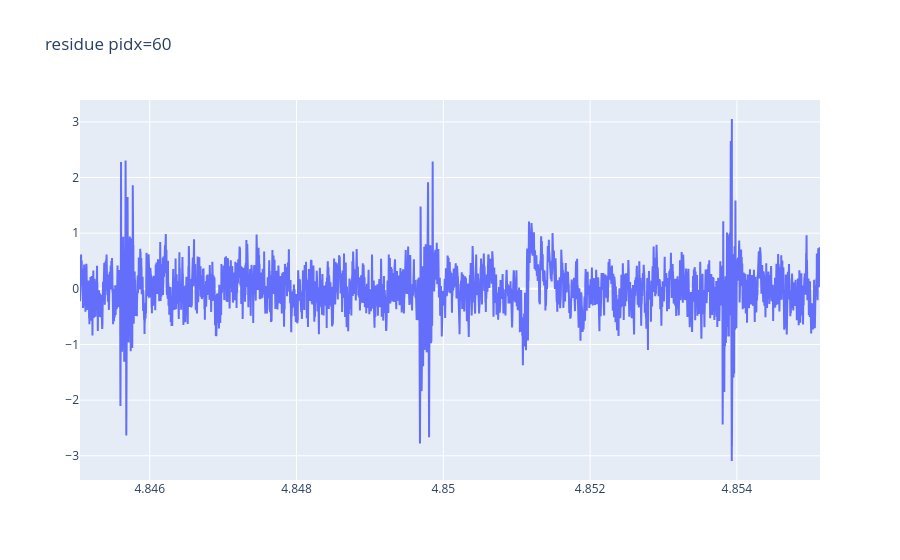
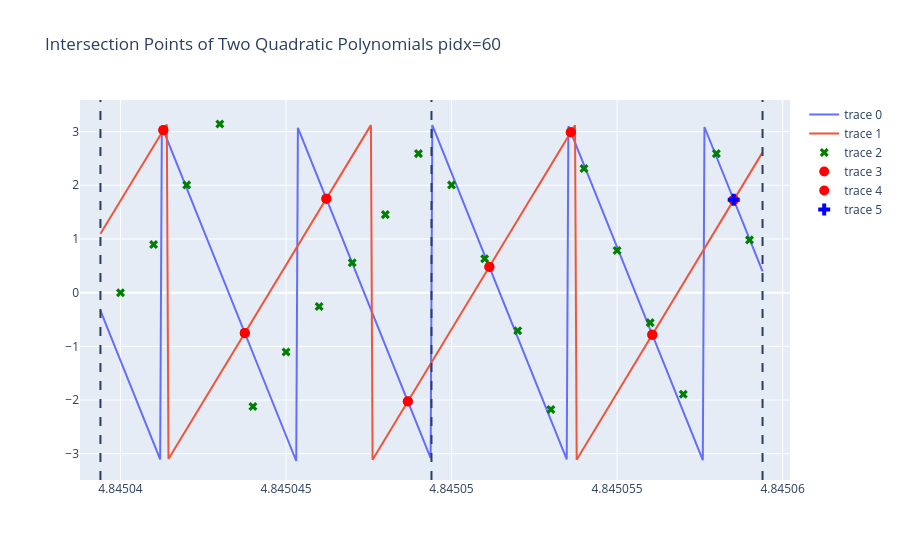
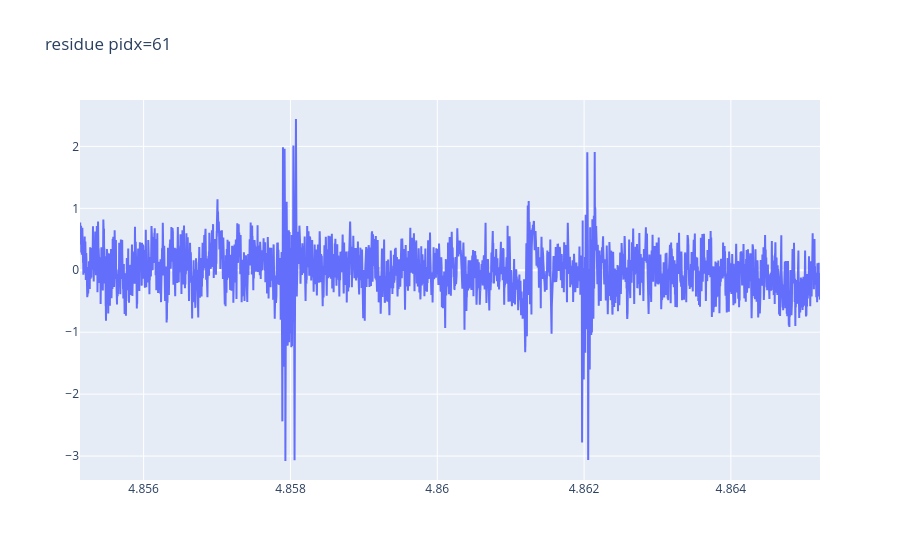
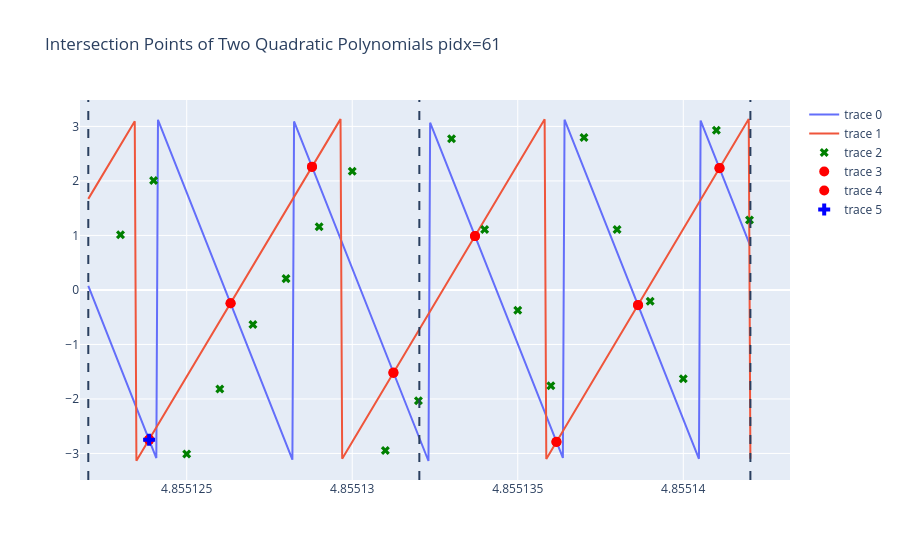

The code cell stored with these charts, in order, in its notebook:
### Markdown cell above
### Construct curves for the 2 codes, still using only coeff_time and estcoef

- now compute curves based on the code from previous block

### Code cell
coef_f = estcoefs[0].copy()
# coef_f[-1] -= 16 # coef is also changing with time
coef_t = coeff_time3
codes[Config.preamble_len] = 8
codes[Config.preamble_len + 1] = 16 ## TODO
pidx_delta = 0.75
betai = Config.bw / ((2 ** Config.sf) / Config.bw) * xp.pi # frequency slope to phase 2d slope, *pi

for pidx in range(Config.total_len):
 
    code = codes[pidx]
    if pidx >= Config.sfdend:
        cfo_start = xp.polyval(coef_f, pidx - pidx_delta)
    else:
        cfo_start = xp.polyval(coef_f, pidx)

    bw_start = Config.bw * (1 + cfo_start / Config.sig_freq)

    if True:# pidx >= Config.sfdend:
        tstart_delta = - 1 / bw_start
    else:
        tstart_delta = 0.0

    if pidx >= Config.sfdend:
        tstart = xp.polyval(coef_t, pidx - pidx_delta) 
    else:
        tstart = xp.polyval(coef_t, pidx)
    if pidx >= Config.sfdend - 1: 
        tend = xp.polyval(coef_t, pidx + 1 - pidx_delta) 
    else:
        tend = xp.polyval(coef_t, pidx + 1)

    if pidx >= Config.sfdpos and pidx < Config.sfdend:
        coef1_x2 = - betai * (1 + 2 * cfo_start / Config.sig_freq) # coef1_x2 = bw * pi
        coef1_x = 2 * xp.pi * (xp.polyval(coef_f, pidx) + bw_start * (code / Config.n_classes + 0.5)) - tstart * 2 * coef1_x2 # freq at tstart = polyval(coef_f, pidx) - bw_start/2 + bw_start * (code / 2^sf-0.5)
    else:
        coef1_x2 = betai * (1 + 2 * cfo_start / Config.sig_freq) # coef1_x2 = bw * pi
        coef1_x = 2 * xp.pi * (xp.polyval(coef_f, pidx) + bw_start * (code / Config.n_classes - 0.5)) - tstart * 2 * coef1_x2 # freq at tstart = polyval(coef_f, pidx) - bw_start/2 + bw_start * (code / 2^sf-0.5)
    coef1 = xp.array([to_scalar(coef1_x2), to_scalar(coef1_x), 0])
    coef1_const = xp.polyval(coef1, tstart + tstart_delta) - xp.polyval(coeffitlist[1, pidx - 1], tstart + tstart_delta)
    coef1[2] -= coef1_const
    coeffitlist[0, pidx] = coef1 # continuing the last phase in coeffitlist
    
    # 2nd part
    # freq at tstart = polyval(coef_f, pidx) - bw_start/2 + bw_start * (code / 2^sf-0.5) - bw_start
    if pidx in range(Config.preamble_len, Config.sfdpos) or pidx >= Config.sfdend:
        if pidx >= Config.sfdend:
            tjump = xp.polyval(coef_t, pidx + 1 - code / Config.n_classes - pidx_delta)
        else:
            tjump = xp.polyval(coef_t, pidx + 1 - code / Config.n_classes)
        cfo_jump = xp.polyval(coef_f, pidx + 1 - code / Config.n_classes)
        bw_jump = Config.bw * (1 + cfo_jump / Config.sig_freq)
        coef2_x2 = coef1_x2 
        coef2_x = coef1_x - 2 * xp.pi * bw_start # 2ax+b=differential b=differential - 2 * coef1_x2 * time
        coef2 = xp.array([to_scalar(coef1_x2), to_scalar(coef2_x), 0])

        assert tstart < tjump < tend, f"{pidx=} {tstart=} {tjump=} {tend=}"
        coef2_const = xp.polyval(coef2, tjump) - xp.polyval(coeffitlist[0, pidx], tjump)
        coef2[2] -= coef2_const
        coeffitlist[1, pidx] = coef2
    else:
        coeffitlist[1, pidx] = coeffitlist[0, pidx]
        # coeffitlist[1, pidx, 0] = 0
        # coeffitlist[1, pidx, 1] = 0
        # coeffitlist[1, pidx, 2] = xp.polyval(coeffitlist[0, pidx], tend) # keep continuous phase

    # print(pidx, xp.polyval(coeffitlist[0, pidx], tstart))
    # print(pidx, xp.polyval(coeffitlist[1, pidx], tend))


    if pidx < Config.sfdend:
        x1 = math.ceil(xp.polyval(coef_t, pidx) * Config.fs)
        x2 = math.ceil(xp.polyval(coef_t, pidx + 1) * Config.fs)
        x3 = math.ceil(xp.polyval(coef_t, pidx + (1 - code / 2 ** Config.sf)) * Config.fs)
    else:
        x1 = math.ceil(xp.polyval(coef_t, pidx - pidx_delta) * Config.fs)
        x2 = math.ceil(xp.polyval(coef_t, pidx + 1 - pidx_delta) * Config.fs)
        x3 = math.ceil(xp.polyval(coef_t, pidx + (1 - code / 2 ** Config.sf) - pidx_delta) * Config.fs)
    if pidx == Config.sfdend - 1:
        x1 = math.ceil(xp.polyval(coef_t, pidx) * Config.fs)
        x2 = math.ceil(xp.polyval(coef_t, pidx + 1 - pidx_delta) * Config.fs)
        x3 = x2
        
    nsymbr1 = xp.arange(x1, x3)
    tsymbr1 = nsymbr1 / Config.fs
    sig1 = reader.get(x1, x3 - x1)
    res1 = sig1.dot(xp.exp(-1j * xp.polyval(coef1, tsymbr1)) )

    codephase[pidx] = xp.angle(res1)
    powers[pidx] = xp.abs(res1) / xp.sum(xp.abs(sig1))
    # print(f"{pidx=} 1st part {code=} {xp.angle(res1)=} pow={xp.abs(res1)/xp.sum(xp.abs(sig1))}")
    # if pidx in [0, 120, 239, 242, 243, 244]:
    if False:# pidx == Config.sfdend - 1:
        pltfig1(tsymbr1, xp.angle(sig1 * xp.exp(-1j * xp.polyval(coef1, tsymbr1))), title=f"residue {pidx=}").show()

        pltfig((
            (tsymbr1, xp.unwrap(xp.angle(sig1))), 
            (tsymbr1, xp.polyval(coef1, tsymbr1) - xp.polyval(coef1, tsymbr1[0]) + xp.angle(sig1[0])),
            ),
            title=f"preamble code {pidx=} {code=} fit curve coef1").show()


        pltfig1(tsymbr1, xp.polyval(coef1, tsymbr1) - xp.polyval(coef1, tsymbr1[0]) + xp.angle(sig1[0]) - xp.unwrap(xp.angle(sig1)),
                 title=f"preamble code {pidx=} {code=} fit curve coef1").show()

    
    if pidx in range(Config.preamble_len, Config.sfdpos) or pidx >= Config.sfdend:
        nsymbr2 = xp.arange(x3, x2)
        tsymbr2 = nsymbr2 / Config.fs
        sig2 = reader.get(x3, x2 - x3)
        res2 = sig2.dot(xp.exp(-1j * xp.polyval(coef2, tsymbr2)) )
        codephase_secondary[pidx] = wrap(xp.angle(res1) - xp.angle(res2))
        powers[pidx] = (xp.abs(res1) + xp.abs(res2)) / (xp.sum(xp.abs(sig1)) + xp.sum(xp.abs(sig2)))

        tsymbrA = xp.arange(x1, x2) / Config.fs
        sigA = reader.get(x1, x2 - x1)
        # print(f"{pidx=} 2nd part {code=} {xp.angle(res2)=} pow={xp.abs(res2)/xp.sum(xp.abs(sig2))}")

        # if pidx in [240, 241] or pidx in range(Config.sfdend, Config.sfdend + 2):
        if False:#pidx in range(Config.sfdend, Config.sfdend + 3):
            pltfig1(tsymbr1, xp.angle(sig1 * xp.exp(-1j * xp.polyval(coef1, tsymbr1))), title=f"residue {pidx=}").show()
            pltfig(((tsymbr1, xp.angle(sig1 * xp.exp(-1j * xp.polyval(coef1, tsymbr1)))),
                (tsymbr2, xp.angle(sig2 * xp.exp(-1j * xp.polyval(coef2, tsymbr2))))), title=f"residue {pidx=}").show()

            pltfig((
                (tsymbrA, xp.unwrap(xp.angle(sigA))), 
                (tsymbr1, xp.polyval(coef1, tsymbr1) - xp.polyval(coef1, tsymbr1[0]) + xp.angle(sig1[0])),
                (tsymbr2, xp.polyval(coef2, tsymbr2) - xp.polyval(coef1, tsymbr1[0]) + xp.angle(sig1[0])),
                ),
                title=f"preamble code {pidx=} {code=} fit curve coef1").show()


            # pltfig((
            #     (tsymbr1, xp.polyval(coef1, tsymbr1) - xp.polyval(coef1, tsymbr1[0]) + xp.angle(sig1[0]) - xp.unwrap(xp.angle(sigA))[:len(tsymbr1)]),
            #     (tsymbr2, xp.polyval(coef2, tsymbr2) - xp.polyval(coef2, tjump) + xp.polyval(coef1, tjump) - xp.polyval(coef1, tsymbr1[0]) + xp.angle(sig1[0]) - xp.unwrap(xp.angle(sigA))[len(tsymbr1):]),
            #     ),
            #     title=f"preamble code {pidx=} {code=} fit curve coef1").show()
    if True:# pidx >= Config.sfdend - 1:
        coeffitlist[0, pidx, 2] += xp.angle(res1)
        if pidx >= Config.sfdend:
            coeffitlist[1, pidx, 2] += xp.angle(res2)
            # print(f"Adjusting phase offset at {pidx=}: {xp.angle(res1)} {xp.angle(res2)} {xp.angle(sig1.dot(xp.exp(-1j * xp.polyval(coeffitlist[0, pidx], tsymbr1))) )}, {xp.angle(sig2.dot(xp.exp(-1j * xp.polyval(coeffitlist[1, pidx], tsymbr2)) ))}")
        # else:
                # if pidx >= Config.sfdend + 1 and pidx < Config.sfdend + 20:
        # selected = find_intersections(coeffitlist[0, pidx], coeffitlist[1, pidx - 1], xp.polyval(coef_t, pidx - pidx_delta), reader, 1e-5, pidx, draw=True)
    if pidx >= 60 and pidx < 70:
        print(f"Adjusting phase offset at {pidx=}: {xp.angle(res1)} {xp.angle(sig1[-1].dot(xp.exp(-1j * xp.polyval(coeffitlist[0, pidx], tsymbr1[-1]))) )} {wrap(xp.angle(sig1[-1]) - xp.polyval(coeffitlist[0, pidx], tsymbr1[-1]))}")
        pltfig1(tsymbr1, xp.angle(sig1 * xp.exp(-1j * xp.polyval(coeffitlist[0, pidx], tsymbr1))), title=f"residue {pidx=}").show()
        selected = find_intersections(coeffitlist[0, pidx], coeffitlist[1, pidx - 1], xp.polyval(coef_t, pidx), reader, 1e-5, pidx, draw=True)
        epsilon = 1e-5
        tstart2 = xp.polyval(coef_t, pidx)
        coefa = coeffitlist[0, pidx]
        coefb = coeffitlist[1, pidx - 1]
        x_min = tstart2 - epsilon
        x_max = tstart2 + epsilon

        # Compute the difference polynomial coefa - coefb
        poly_diff = xp.polysub(coefa, coefb)

        # The difference polynomial is also a quadratic: poly_diff(x) = ax^2 + bx + c
        a, b, c = poly_diff

        # Find the vertex of the difference polynomial, if it exists within the range
        if a != 0:
            x_vertex = -b / (2 * a)
            y_vertex = xp.polyval(poly_diff, x_vertex)
        else:  # The difference is a linear function
            x_vertex = None
            y_vertex = None
        y_min_bound = xp.polyval(poly_diff, x_min)
        y_max_bound = xp.polyval(poly_diff, x_max)

        # Determine the range of y-values for the difference polynomial within [x_min, x_max]
        y_values = [y_min_bound, y_max_bound]
        if x_vertex is not None and x_min <= x_vertex <= x_max:
            y_values.append(y_vertex)

        y_lower = min(y_values)
        y_upper = max(y_values)

        n_min = ceil((y_lower - xp.pi) / (2 * xp.pi))
        n_max = floor((y_upper - xp.pi) / (2 * xp.pi))

        nrange = xp.arange(int(n_min), int(n_max) + 1) * 2 * xp.pi
        print(f"n_min={n_min} n_max={n_max}")

pltfig(((xp.arange(Config.total_len), xp.unwrap(codephase[:Config.total_len])), (xp.arange(Config.preamble_len, Config.total_len), xp.unwrap(codephase_secondary[Config.preamble_len : Config.total_len]))), title="preamble+data unwrap phase").show()
pltfig1(xp.arange(Config.total_len ), powers[:Config.total_len ], title="preamble+data powers").show()
pltfig1(None, codes, title="preamble+data codes").show()

coefdiff = xp.zeros((Config.total_len,), dtype=xp.float64)
for pidx in range(1, Config.total_len):
    coefdiff[pidx] = (xp.unwrap(codephase[:Config.total_len])[pidx] - xp.unwrap(codephase[:Config.total_len])[pidx - 1]) / (xp.polyval(coeff_time_final, pidx) - xp.polyval(coeff_time_final, pidx - 1)) / (2 * xp.pi)
line_coef = xp.polyfit(xp.arange(Config.preamble_len // 2, Config.total_len), coefdiff[Config.preamble_len // 2 :], 3)
pltfig(((xp.arange(Config.total_len), coefdiff), (xp.arange(Config.total_len), xp.polyval(line_coef, xp.arange(Config.total_len)))), title="coefdiff").show()
# for pidx in range(Config.preamble_len, Config.total_len):
#     coefdiff[pidx] = xp.polyval(line_coef, pidx)

### Figure 1 — Plotly figure (JSON) as saved in the notebook; plotly's stock layout.template omitted (floating-point values rounded to 4 significant figures; data arrays with more than 128 entries replaced by an {"elided": "..."} marker saying what was removed)
{"data": [{"mode": "lines", "type": "scatter", "x": {"elided": "10083 float values"}, "y": {"elided": "10083 float values"}}], "layout": {"title": {"text": "residue pidx=60"}}}

### Figure 2 — Plotly figure (JSON) as saved in the notebook; plotly's stock layout.template omitted (floating-point values rounded to 4 significant figures; data arrays with more than 128 entries replaced by an {"elided": "..."} marker saying what was removed)
{"data": [{"mode": "lines", "type": "scatter", "x": {"elided": "400 float values"}, "y": {"elided": "400 float values"}}, {"mode": "lines", "type": "scatter", "x": {"elided": "400 float values"}, "y": {"elided": "400 float values"}}, {"marker": {"color": "green", "size": 8, "symbol": "x"}, "mode": "markers", "type": "scatter", "x": [4.845, 4.845, 4.845, 4.845, 4.845, 4.845, 4.845, 4.845, 4.845, 4.845, 4.845, 4.845, 4.845, 4.845, 4.845, 4.845, 4.845, 4.845, 4.845, 4.845], "y": [0.0, 0.8961, 2.007, 3.142, -2.122, -1.107, -0.2573, 0.5586, 1.454, 2.59, 2.007, 0.6327, -0.7086, -2.176, 2.313, 0.7854, -0.5586, -1.893, 2.59, 0.9828]}, {"marker": {"color": "red", "size": 10, "symbol": "circle"}, "mode": "markers", "type": "scatter", "x": [4.845, 4.845, 4.845, 4.845, 4.845, 4.845, 4.845, 4.845], "y": [1.732, -0.7823, 2.988, 0.4773, -2.025, 1.75, -0.7492, 3.029]}, {"marker": {"color": "red", "size": 10, "symbol": "circle"}, "mode": "markers", "type": "scatter", "x": [4.845, 4.845, 4.845, 4.845, 4.845, 4.845, 4.845, 4.845], "y": [1.724, -0.7859, 2.989, 0.482, -2.028, 1.751, -0.7556, 3.027]}, {"marker": {"color": "blue", "size": 10, "symbol": "cross"}, "mode": "markers", "type": "scatter", "x": [4.845], "y": [1.732]}], "layout": {"shapes": [{"line": {"dash": "dash"}, "type": "line", "x0": 4.845, "x1": 4.845, "xref": "x", "y0": 0, "y1": 1, "yref": "y domain"}, {"line": {"dash": "dash"}, "type": "line", "x0": 4.845, "x1": 4.845, "xref": "x", "y0": 0, "y1": 1, "yref": "y domain"}, {"line": {"dash": "dash"}, "type": "line", "x0": 4.845, "x1": 4.845, "xref": "x", "y0": 0, "y1": 1, "yref": "y domain"}], "title": {"text": "Intersection Points of Two Quadratic Polynomials pidx=60"}}}

### Figure 3 — Plotly figure (JSON) as saved in the notebook; plotly's stock layout.template omitted (floating-point values rounded to 4 significant figures; data arrays with more than 128 entries replaced by an {"elided": "..."} marker saying what was removed)
{"data": [{"mode": "lines", "type": "scatter", "x": {"elided": "10082 float values"}, "y": {"elided": "10082 float values"}}], "layout": {"title": {"text": "residue pidx=61"}}}

### Figure 4 — Plotly figure (JSON) as saved in the notebook; plotly's stock layout.template omitted (floating-point values rounded to 4 significant figures; data arrays with more than 128 entries replaced by an {"elided": "..."} marker saying what was removed)
{"data": [{"mode": "lines", "type": "scatter", "x": {"elided": "400 float values"}, "y": {"elided": "400 float values"}}, {"mode": "lines", "type": "scatter", "x": {"elided": "400 float values"}, "y": {"elided": "400 float values"}}, {"marker": {"color": "green", "size": 8, "symbol": "x"}, "mode": "markers", "type": "scatter", "x": [4.855, 4.855, 4.855, 4.855, 4.855, 4.855, 4.855, 4.855, 4.855, 4.855, 4.855, 4.855, 4.855, 4.855, 4.855, 4.855, 4.855, 4.855, 4.855, 4.855], "y": [1.012, 2.007, -3.009, -1.816, -0.6327, 0.2075, 1.158, 2.176, -2.944, -2.034, 2.774, 1.107, -0.3709, -1.756, 2.799, 1.107, -0.2075, -1.63, 2.93, 1.285]}, {"marker": {"color": "red", "size": 10, "symbol": "circle"}, "mode": "markers", "type": "scatter", "x": [4.855, 4.855, 4.855, 4.855, 4.855, 4.855, 4.855, 4.855], "y": [2.235, -0.2792, -2.785, 0.9876, -1.515, 2.261, -0.2458, -2.751]}, {"marker": {"color": "red", "size": 10, "symbol": "circle"}, "mode": "markers", "type": "scatter", "x": [4.855, 4.855, 4.855, 4.855, 4.855, 4.855, 4.855, 4.855], "y": [2.234, -0.2756, -2.789, 0.9877, -1.522, 2.257, -0.2451, -2.746]}, {"marker": {"color": "blue", "size": 10, "symbol": "cross"}, "mode": "markers", "type": "scatter", "x": [4.855], "y": [-2.751]}], "layout": {"shapes": [{"line": {"dash": "dash"}, "type": "line", "x0": 4.855, "x1": 4.855, "xref": "x", "y0": 0, "y1": 1, "yref": "y domain"}, {"line": {"dash": "dash"}, "type": "line", "x0": 4.855, "x1": 4.855, "xref": "x", "y0": 0, "y1": 1, "yref": "y domain"}, {"line": {"dash": "dash"}, "type": "line", "x0": 4.855, "x1": 4.855, "xref": "x", "y0": 0, "y1": 1, "yref": "y domain"}], "title": {"text": "Intersection Points of Two Quadratic Polynomials pidx=61"}}}
